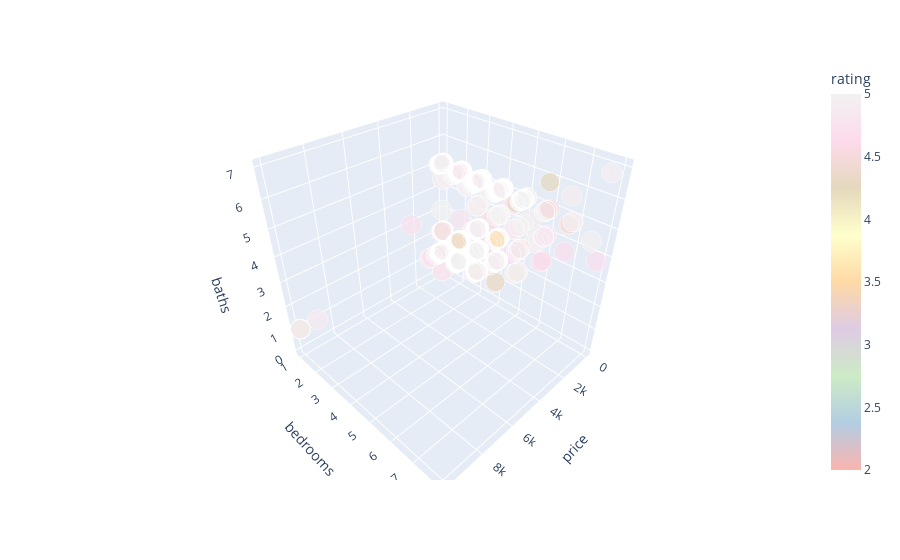

Write notebook code for a chart like this one.
### Code cell
fig = px.scatter_3d(df_cleaned, x='price', y='bedrooms', z='baths',
                    color='rating', size='rating',
                    color_continuous_scale=px.colors.qualitative.Pastel1)
fig.show()

### Figure 1 — Plotly figure (JSON) as saved in the notebook; plotly's stock layout.template omitted (floating-point values rounded to 4 significant figures; data arrays with more than 128 entries replaced by an {"elided": "..."} marker saying what was removed)
{"data": [{"hovertemplate": "price=%{x}<br>bedrooms=%{y}<br>baths=%{z}<br>rating=%{marker.color}<extra></extra>", "legendgroup": "", "marker": {"color": {"elided": "3397 float values"}, "coloraxis": "coloraxis", "size": {"elided": "3397 float values"}, "sizemode": "area", "sizeref": 0.0125, "symbol": "circle"}, "mode": "markers", "name": "", "scene": "scene", "showlegend": false, "type": "scatter3d", "x": {"elided": "3397 int values"}, "y": {"elided": "3397 int values"}, "z": {"elided": "3397 int values"}}], "layout": {"coloraxis": {"colorbar": {"title": {"text": "rating"}}, "colorscale": [[0, "rgb(251,180,174)"], [0.125, "rgb(179,205,227)"], [0.25, "rgb(204,235,197)"], [0.375, "rgb(222,203,228)"], [0.5, "rgb(254,217,166)"], [0.625, "rgb(255,255,204)"], [0.75, "rgb(229,216,189)"], [0.875, "rgb(253,218,236)"], [1, "rgb(242,242,242)"]]}, "legend": {"itemsizing": "constant", "tracegroupgap": 0}, "margin": {"t": 60}, "scene": {"domain": {"x": [0, 1], "y": [0, 1]}, "xaxis": {"title": {"text": "price"}}, "yaxis": {"title": {"text": "bedrooms"}}, "zaxis": {"title": {"text": "baths"}}}}}
